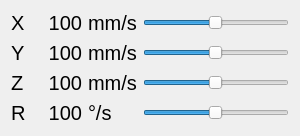
      <widget class="QWidget" name="layoutWidget_11">
        <property name="geometry">
          <rect>
            <x>20</x>
            <y>350</y>
            <width>300</width>
            <height>100</height>
          </rect>
        </property>
        <layout class="QGridLayout" name="JointAccLayout">
      
        <!-- TCP X acceleration label-->
            <item row="0" column="0">
              <widget class="QLabel" name="XAccLabel">
                <property name="font">
                  <font>
                    <pointsize>15</pointsize>
                  </font>
                </property>
                <property name="text">
                  <string>X</string>
                </property>
              </widget>
            </item>

            <!-- TCP Y acceleration label-->
            <item row="1" column="0">
              <widget class="QLabel" name="YAccLabel">
                <property name="font">
                  <font>
                    <pointsize>15</pointsize>
                  </font>
                </property>
                <property name="text">
                  <string>Y</string>
                </property>
              </widget>
            </item>

            <!-- TCP Z acceleration label-->
            <item row="2" column="0">
              <widget class="QLabel" name="ZAccLabel">
                <property name="font">
                  <font>
                    <pointsize>15</pointsize>
                  </font>
                </property>
                <property name="text">
                  <string>Z</string>
                </property>
              </widget>
            </item>

            <!-- TCP R acceleration label-->
            <item row="3" column="0">
              <widget class="QLabel" name="RAccLabel">
                <property name="font">
                  <font>
                    <pointsize>15</pointsize>
                  </font>
                </property>
                <property name="text">
                  <string>R</string>
                </property>
              </widget>
            </item>

            <!-- TCP X acceleration label-->
            <item row="0" column="2">
              <widget class="QLabel" name="XAccUnit">
                <property name="font">
                  <font>
                    <pointsize>15</pointsize>
                  </font>
                </property>
                <property name="text">
                  <string>mm/s</string>
                </property>
              </widget>
            </item>

            <!-- TCP Y acceleration label-->
            <item row="1" column="2">
              <widget class="QLabel" name="YAccUnit">
                <property name="font">
                  <font>
                    <pointsize>15</pointsize>
                  </font>
                </property>
                <property name="text">
                  <string>mm/s</string>
                </property>
              </widget>
            </item>

            <!-- TCP Z acceleration label-->
            <item row="2" column="2">
              <widget class="QLabel" name="ZAccUnit">
                <property name="font">
                  <font>
                    <pointsize>15</pointsize>
                  </font>
                </property>
                <property name="text">
                  <string>mm/s</string>
                </property>
              </widget>
            </item>

            <!-- TCP R acceleration label-->
            <item row="3" column="2">
              <widget class="QLabel" name="RAccUnit">
                <property name="font">
                  <font>
                    <pointsize>15</pointsize>
                  </font>
                </property>
                <property name="text">
                  <string>°/s</string>
                </property>
              </widget>
            </item>

            <!-- TCP X acceleration value display-->
            <item row="0" column="1">
              <widget class="QLabel" name="XAcc">
                <property name="minimumSize">
                  <size>
                    <width>50</width>
                    <height>0</height>
                  </size>
                </property>
                <property name="font">
                  <font>
                    <pointsize>15</pointsize>
                  </font>
                </property>
                <property name="text">
                  <string>100</string>
                </property>
                <property name="alignment">
                  <set>Qt::AlignRight|Qt::AlignTrailing|Qt::AlignVCenter</set>
                </property>
              </widget>
            </item>

            <!-- TCP acceleration value displays-->
            <item row="1" column="1">
              <widget class="QLabel" name="YAcc">
                <property name="minimumSize">
                  <size>
                    <width>50</width>
                    <height>0</height>
                  </size>
                </property>
                <property name="font">
                  <font>
                    <pointsize>15</pointsize>
                  </font>
                </property>
                <property name="text">
                  <string>100</string>
                </property>
                <property name="alignment">
                  <set>Qt::AlignRight|Qt::AlignTrailing|Qt::AlignVCenter</set>
                </property>
              </widget>
            </item>

            <!-- TCP Z acceleration value display-->
            <item row="2" column="1">
              <widget class="QLabel" name="ZAcc">
                <property name="minimumSize">
                  <size>
                    <width>50</width>
                    <height>0</height>
                  </size>
                </property>
                <property name="font">
                  <font>
                    <pointsize>15</pointsize>
                  </font>
                </property>
                <property name="text">
                  <string>100</string>
                </property>
                <property name="alignment">
                  <set>Qt::AlignRight|Qt::AlignTrailing|Qt::AlignVCenter</set>
                </property>
              </widget>
            </item>

            <!-- TCP R acceleration value display-->
            <item row="3" column="1">
              <widget class="QLabel" name="RAcc">
                <property name="minimumSize">
                  <size>
                    <width>50</width>
                    <height>0</height>
                  </size>
                </property>
                <property name="font">
                  <font>
                    <pointsize>15</pointsize>
                  </font>
                </property>
                <property name="text">
                  <string>100</string>
                </property>
                <property name="alignment">
                  <set>Qt::AlignRight|Qt::AlignTrailing|Qt::AlignVCenter</set>
                </property>
              </widget>
            </item>

            <!-- TCP X acceleration slider-->
            <item row="0" column="3">
              <widget class="QSlider" name="XAccSlider">
                <property name="minimum">
                  <number>1</number>
                </property>
                <property name="maximum">
                  <number>200</number>
                </property>
                <property name="pageStep">
                  <number>0</number>
                </property>
                <property name="value">
                  <number>100</number>
                </property>
                <property name="orientation">
                  <enum>Qt::Horizontal</enum>
                </property>
              </widget>
            </item>

            <!-- TCP Y acceleration slider-->
            <item row="1" column="3">
              <widget class="QSlider" name="YAccSlider">
                <property name="minimum">
                  <number>1</number>
                </property>
                <property name="maximum">
                  <number>200</number>
                </property>
                <property name="pageStep">
                  <number>0</number>
                </property>
                <property name="value">
                  <number>100</number>
                </property>
                <property name="orientation">
                  <enum>Qt::Horizontal</enum>
                </property>
              </widget>
            </item>

            <!-- TCP Z acceleration slider-->
            <item row="2" column="3">
              <widget class="QSlider" name="ZAccSlider">
                <property name="minimum">
                  <number>1</number>
                </property>
                <property name="maximum">
                  <number>200</number>
                </property>
                <property name="pageStep">
                  <number>0</number>
                </property>
                <property name="value">
                  <number>100</number>
                </property>
                <property name="orientation">
                <enum>Qt::Horizontal</enum>
                </property>
              </widget>
            </item>
      
            <!-- TCP R acceleration slider-->
            <item row="3" column="3">
              <widget class="QSlider" name="RAccSlider">
                <property name="minimum">
                  <number>1</number>
                </property>
                <property name="maximum">
                  <number>200</number>
                </property>
                <property name="pageStep">
                  <number>0</number>
                </property>
                <property name="value">
                  <number>100</number>
                </property>
                <property name="orientation">
                  <enum>Qt::Horizontal</enum>
                </property>
              </widget>
            </item>

          </layout>

        </widget>
